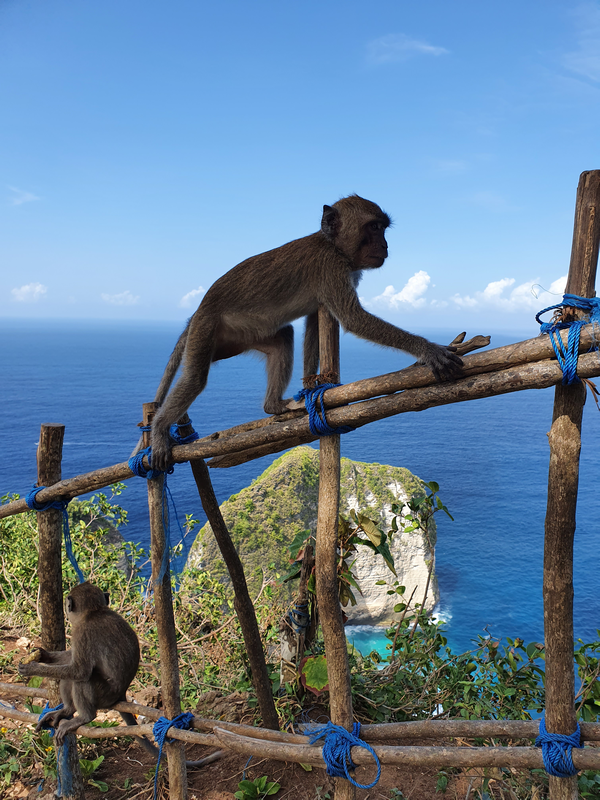
#> input picture exercises/Ex7-GeometricTransformationsAndRegistration/data/NusaPenida.png, 600 x 800 px
$ jupyter execute Ex7-ImageTransformations.ipynb
#> lines starting #> are read from the running program, lines starting #| are printed output that depends on the picture
[cell 1]
import matplotlib.pyplot as plt
import cv2
import math
from skimage import io
from skimage.transform import rotate
from skimage.transform import EuclideanTransform
from skimage.transform import SimilarityTransform
from skimage.transform import warp
from skimage.transform import swirl

def show_comparison(original, transformed, transformed_name):
    fig, (ax1, ax2) = plt.subplots(ncols=2, figsize=(8, 4), sharex=True,
                                   sharey=True)
    ax1.imshow(original)
    ax1.set_title('Original')
    ax1.axis('off')
    ax2.imshow(transformed)
    ax2.set_title(transformed_name)
    ax2.axis('off')
    io.show()

## Exercise 1
Read the NusaPenida.png image and call it im_org. It can be rotated by

[cell 2]
im_org = cv2.imread('NusaPenida.png', cv2.IMREAD_UNCHANGED)
#> im_org is the input picture: shape (800, 600, 3); mean B, G, R 148.3, 126.7, 102
# angle in degrees - counter clockwise
rotation_angle = 10
rot_center = [0, 0]
rotated_img = rotate(im_org, rotation_angle, center=rot_center)
show_comparison(im_org, rotated_img, "Rotated image")

## Exercise 2
Experiment with different center points and notice the results.

[cell 3]
rotated_img_refl = rotate(im_org, rotation_angle, mode="reflect")
show_comparison(im_org, rotated_img_refl, "Rotated image with reflect")

## Exercise 3
Try the rotation with background filling mode reflect and wrap and notice the results and differences.

[cell 4]
rotated_img_wrap = rotate(im_org, rotation_angle, mode="wrap")
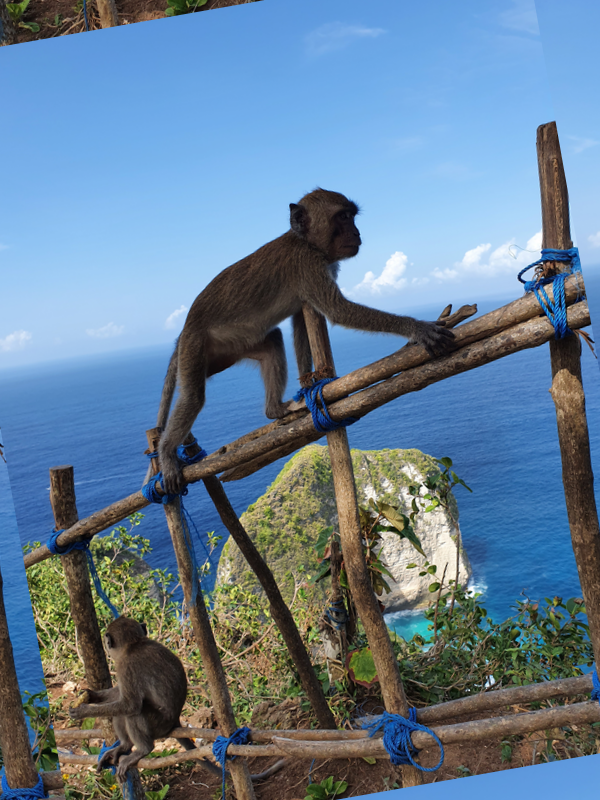
#> rotated_img_wrap: shape (800, 600, 3) float64; mean B, G, R 0.582, 0.497, 0.4
show_comparison(rotated_img_refl, rotated_img_wrap, "Rotated image with wrap")

## Exercise 4
Try to use:

[cell 5]
rotated_img = rotate(im_org, rotation_angle, resize=True,
                     mode="constant", cval=0.5)
#> rotated_img: shape (892, 730, 3) float64
show_comparison(im_org, rotated_img, "Rotated image")

## Exercise 5
Test the use of automatic resizing:

[cell 6]
rotated_img = rotate(im_org, rotation_angle, resize=True, mode="reflect")
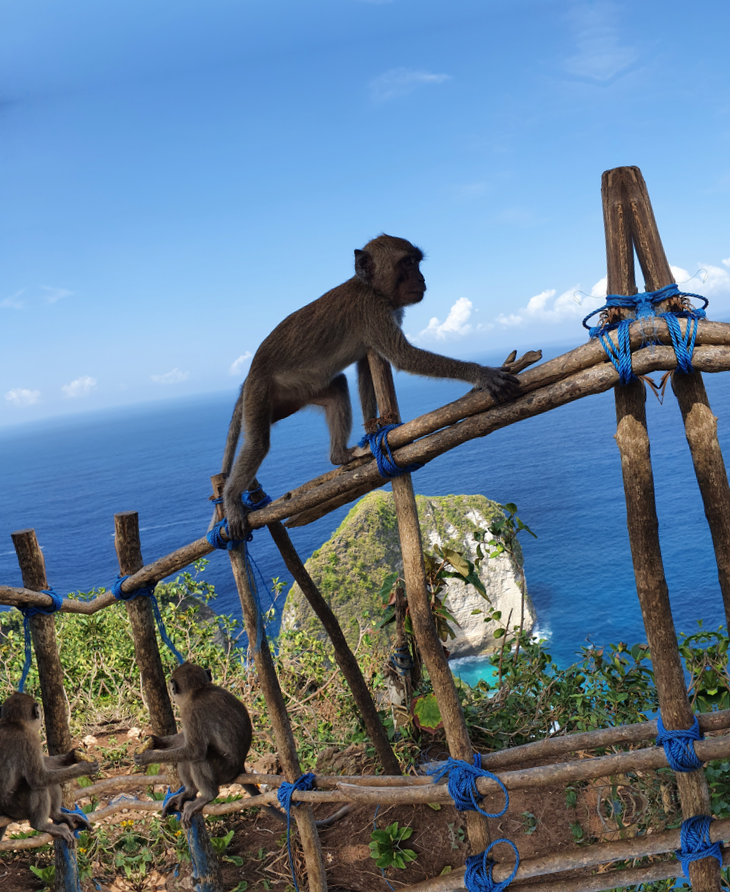
#> rotated_img: shape (892, 730, 3) float64; mean B, G, R 0.58, 0.493, 0.398
show_comparison(im_org, rotated_img, "Rotated image")

## Exercise 6
Start by defining the transformation:

[cell 7]
# angle in radians - counter clockwise
rotation_angle = 10.0 * math.pi / 180.
trans = [10, 20]
tform = EuclideanTransform(rotation=rotation_angle, translation=trans)
print(tform.params)

[cell 8]
transformed_img = warp(im_org, tform)
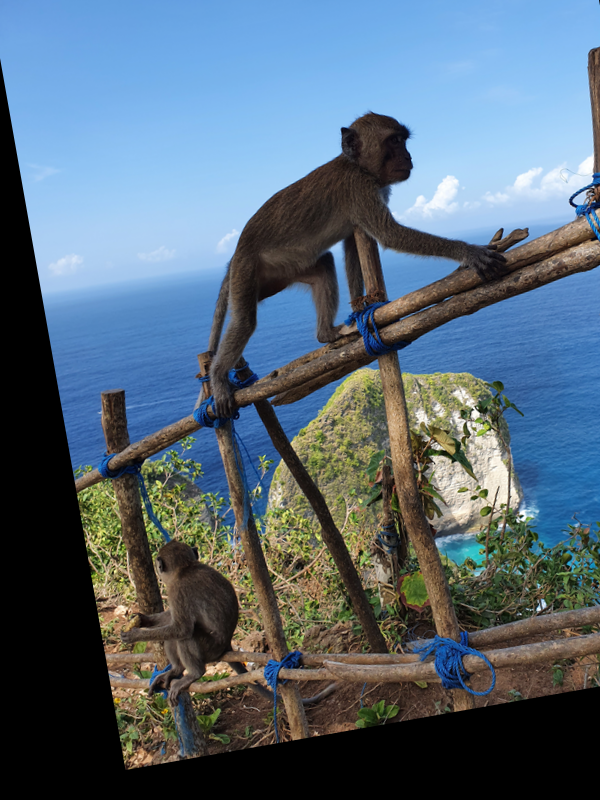
#> transformed_img: shape (800, 600, 3) float64; mean B, G, R 0.471, 0.413, 0.341
show_comparison(im_org, transformed_img, "Transformed image")

[cell 9]
transformed_img_inv = warp(im_org, tform.inverse)
show_comparison(im_org, transformed_img_inv, "Inverse Transformed image")

## Exercise 8
Construct a Euclidean transformation with only rotation. Test the transformation and the invers transformation and notice the effect.

[cell 10]
rotation_angle = 10.0 * math.pi / 180.
tform = EuclideanTransform(rotation=rotation_angle)
transformed_img = warp(im_org, tform)
transformed_img_inv = warp(im_org, tform.inverse)
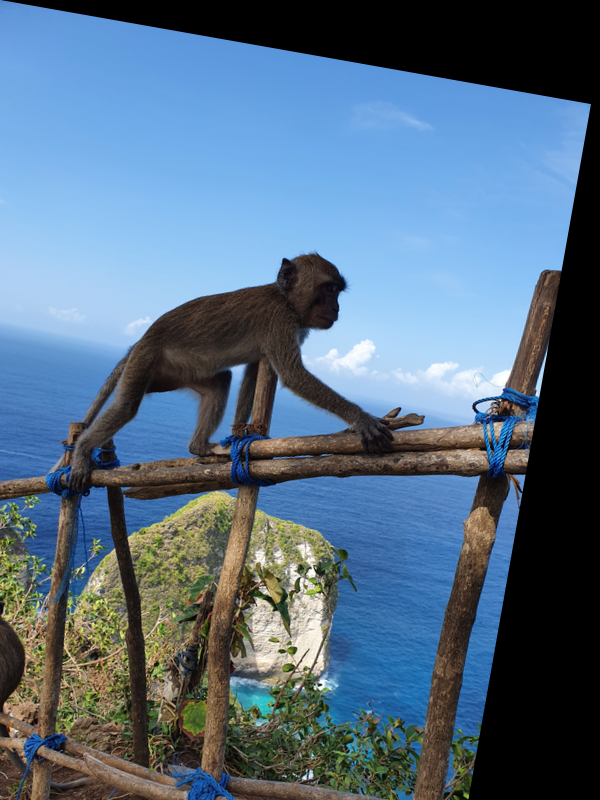
#> transformed_img_inv: shape (800, 600, 3) float64; mean B, G, R 0.516, 0.431, 0.338
show_comparison(transformed_img, transformed_img_inv, "Inverse")

## Exercise 9
Define a SimilarityTransform with an angle of 15°, a translation of (40, 30) and a scaling of 0.6 and test it on the image.

[cell 11]
rotation_angle = 15.0 * math.pi / 180.0
trans = [40, 30]
scale = 0.6
tform = SimilarityTransform(scale=scale, rotation=rotation_angle, translation=trans)
transformed_img = warp(im_org, tform)
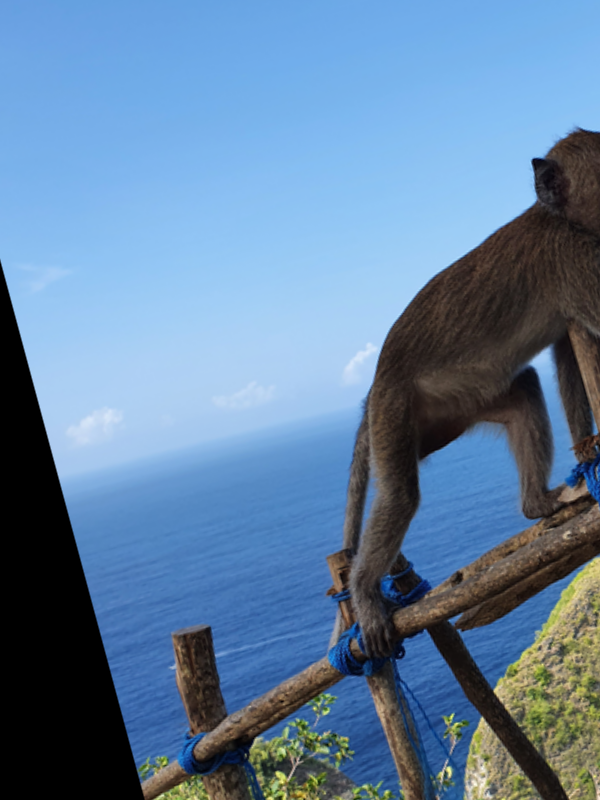
#> transformed_img: shape (800, 600, 3) float64; mean B, G, R 0.628, 0.504, 0.383
show_comparison(im_org, transformed_img, "Transformed image")

## Exercise 10
Try the swirl transformation:

[cell 12]
str = 10
rad = 300
swirl_img = swirl(im_org, strength=str, radius=rad)
show_comparison(im_org, swirl_img, "Swirl image")

## Exercise 11
Start by reading the two images into src_img and dst_img. Visualize their overlap by:

[cell 13]
from skimage.util import img_as_float

src_img = cv2.imread("Hand1.jpg", cv2.IMREAD_GRAYSCALE)
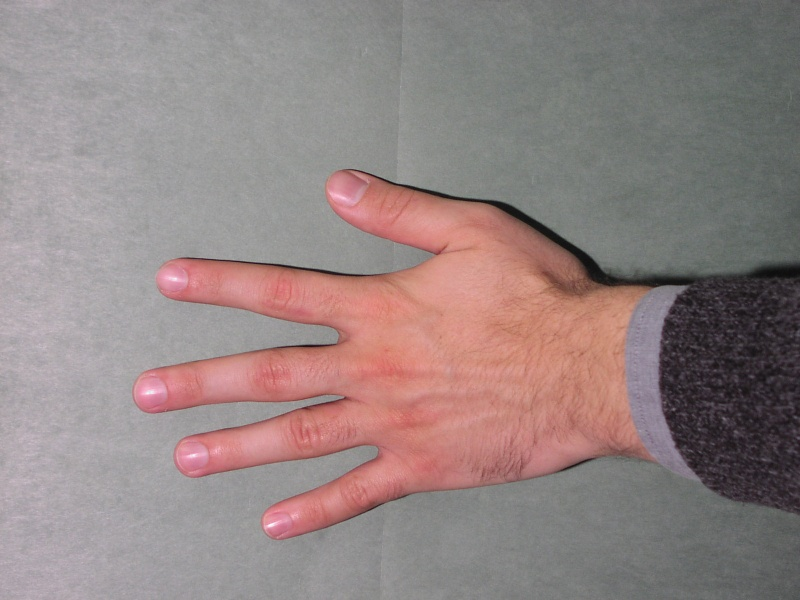
#> input picture exercises/Ex7-GeometricTransformationsAndRegistration/data/Hand1.jpg, 800 x 600 px
#> src_img: shape (600, 800); min 12, max 255, mean 136.4
dst_img = cv2.imread("Hand2.jpg", cv2.IMREAD_GRAYSCALE)
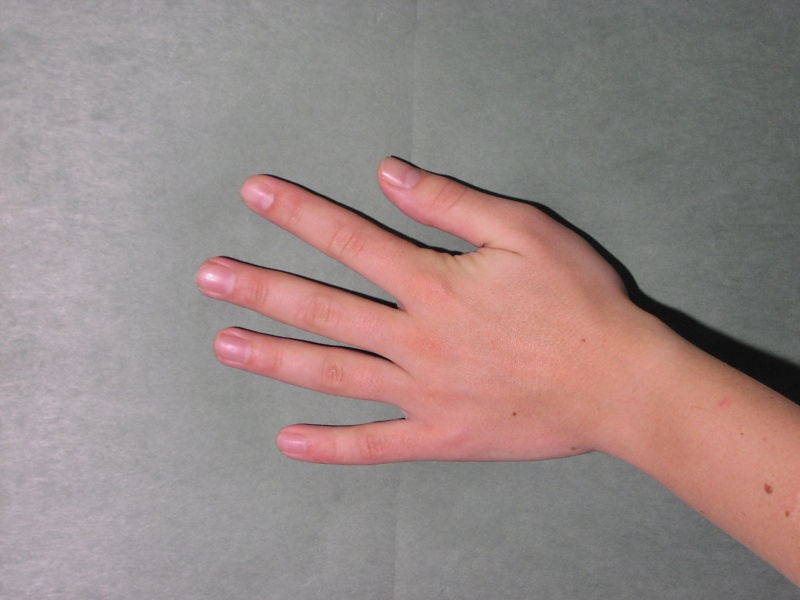
#> input picture exercises/Ex7-GeometricTransformationsAndRegistration/data/Hand2.jpg, 800 x 600 px
#> dst_img: shape (600, 800); min 9, max 243, mean 140.5

[cell 14]
blend = 0.5 * img_as_float(dst_img)
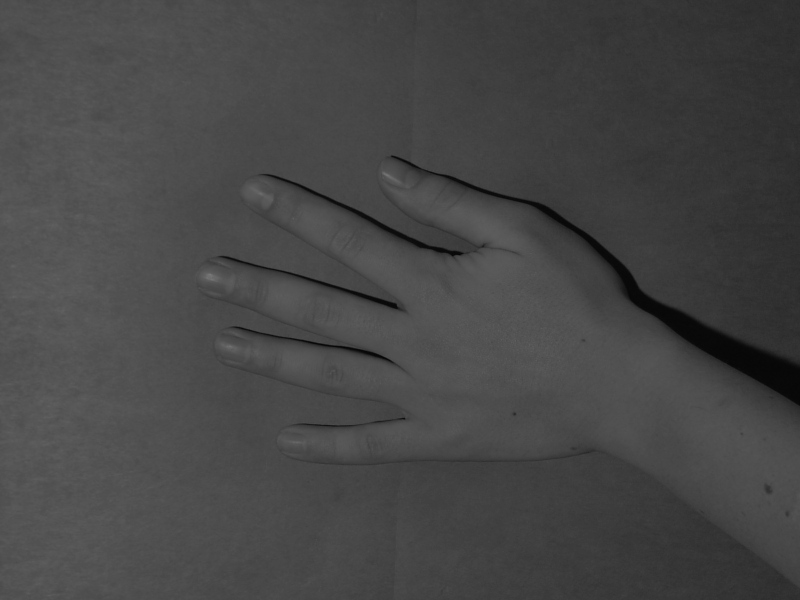
#> blend: shape (600, 800) float64; min 0.0176, max 0.476, mean 0.276
io.imshow(blend)
io.show()

## Exercise 12
We have manually placed a set of landmarks on the source image. They can be visualized by:

[cell 15]
import numpy as np
src = np.array([[588, 274], [328, 179], [134, 398], [260, 525], [613, 448]])

plt.imshow(src_img)
plt.plot(src[:, 0], src[:, 1], '.r', markersize=12)
plt.show()
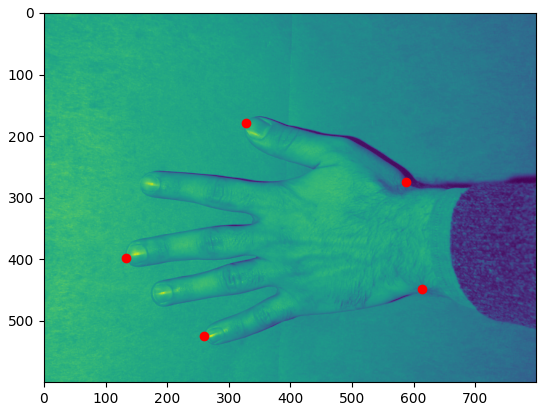
#> figure drawn by matplotlib, 1 panel

## Exercise 13
You should now place the same landmarks on the destination image.

In imshow you can see the pixel coordinates of the cursor:

[cell 16]
dst = np.array([[630, 300], [400, 180], [140, 400], [280, 450], [600, 450]])

fig, ax = plt.subplots()
ax.plot(src[:, 0], src[:, 1], '-r', markersize=12, label="Source")
ax.plot(dst[:, 0], dst[:, 1], '-g', markersize=12, label="Destination")
ax.invert_yaxis()
ax.legend()
ax.set_title("Landmarks before alignment")
plt.show()

## Exercise 14
Compute F from your landmarks. It can for example be done like:

[cell 17]
e_x = src[:, 0] - dst[:, 0]
error_x = np.dot(e_x, e_x)
e_y = src[:, 1] - dst[:, 1]
error_y = np.dot(e_y, e_y)
f = error_x + error_y
print(f"Landmark alignment error F: {f}")

[cell 18]
from skimage.transform import matrix_transform
tform = EuclideanTransform()
tform.estimate(src, dst)
src_transform = matrix_transform(src, tform.params)

## Exercise 15
Visualize the transformed source landmarks together with the destination landmarks. Also compute the objective function F using the transformed points. What do you observe?

[cell 19]
fig, ax = plt.subplots()
ax.plot(src_transform[:, 0], src_transform[:, 1], '-r', markersize=12, label="Source")
ax.plot(dst[:, 0], dst[:, 1], '-g', markersize=12, label="Destination")
ax.invert_yaxis()
ax.legend()
ax.set_title("Landmarks before alignment")
plt.show()
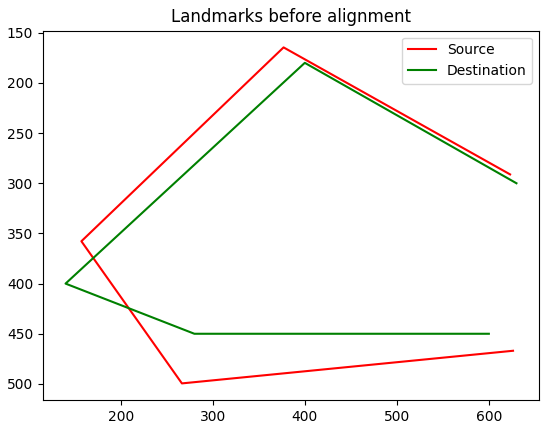
#> figure drawn by matplotlib, 1 panel
